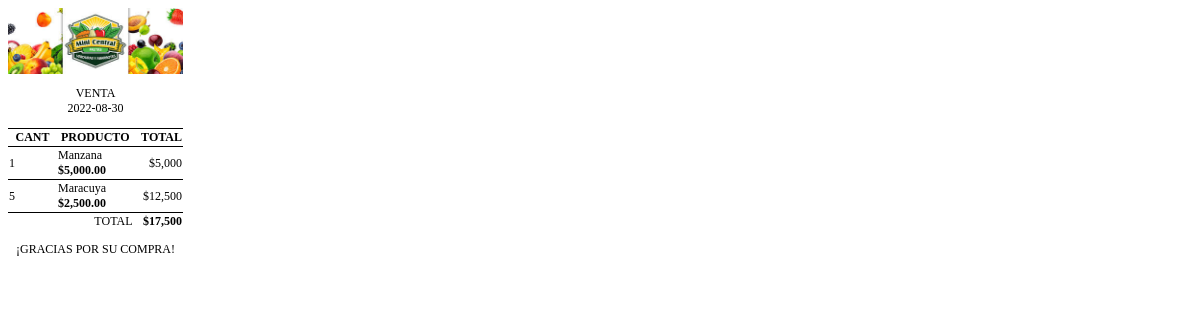
Page /venta_imprimir.php?id=6 on the committed database.
### tables this page shows
CREATE TABLE venta(
        idventa BIGINT UNSIGNED NOT NULL AUTO_INCREMENT,
        fecha date DEFAULT NULL,
        total DECIMAL(7,2),
        PRIMARY KEY(idventa)
);

CREATE TABLE producto_venta(
        id BIGINT UNSIGNED NOT NULL AUTO_INCREMENT,
        idproducto BIGINT UNSIGNED NOT NULL,
        cantidad BIGINT UNSIGNED NOT NULL,
        idventa BIGINT UNSIGNED NOT NULL,
        PRIMARY KEY(id),
        FOREIGN KEY(idproducto) REFERENCES producto(idproducto) ON DELETE CASCADE,
        FOREIGN KEY(idventa) REFERENCES venta(idventa) ON DELETE CASCADE
);

CREATE TABLE producto(
        idproducto BIGINT UNSIGNED NOT NULL AUTO_INCREMENT,
        nombreproducto VARCHAR(255) NOT NULL,
        referencia VARCHAR(255) NOT NULL,
        precio BIGINT NOT NULL,
        peso BIGINT NOT NULL,
        categoria VARCHAR(255) NOT NULL,
        stock BIGINT NOT NULL,
        fechacreacion date DEFAULT NULL,
        PRIMARY KEY(idproducto)
);

### venta_imprimir.php (the view, shortened to what this page needs)
<?php
$idventa = $_GET["id"];
include_once "conexion.php";
$sentencia = $base_de_datos->prepare("SELECT idventa, fecha, total FROM venta WHERE idventa = ?");
$sentencia->execute([$idventa]);
$venta = $sentencia->fetchObject();
$sentenciaProductos = $base_de_datos->prepare("SELECT p.nombreproducto, p.referencia,p.precio, pv.cantidad
FROM producto p
INNER JOIN
producto_venta pv
ON p.idproducto = pv.idproducto
WHERE pv.idventa = ?");
$sentenciaProductos->execute([$idventa]);
$productos = $sentenciaProductos->fetchAll();
?>
<body>
    <div class="ticket">
        <img src="./logo3.jpg" alt="Logotipo">
        <p class="centrado">VENTA
            <br><?php echo $venta->fecha; ?>
        </p>
        <table>
            <thead>
                <tr>
                    <th class="cantidad">CANT</th>
                    <th class="producto">PRODUCTO</th>
                    <th class="precio">TOTAL</th>
                </tr>
            </thead>
            <tbody>
                <?php
                $total = 0;
                foreach ($productos as $producto) {
                    $subtotal = $producto->precio * $producto->cantidad;
                    $total += $subtotal;
                ?>
                    <tr>
                        <td class="cantidad"><?php echo $producto->cantidad;  ?></td>
                        <td class="producto"><?php echo $producto->nombreproducto;  ?> <strong>$<?php echo number_format($producto->precio, 2) ?></strong></td>
                        <td class="precio">$<?php echo number_format($subtotal, 0)  ?></td>
                    </tr>
                <?php } ?>
                <tr>
                    <td colspan="2" style="text-align: right;">TOTAL</td>
                    <td class="precio">
                        <strong>$<?php echo number_format($total, 0) ?></strong>
                    </td>
                </tr>
            </tbody>
        </table>
        <p class="centrado">¡GRACIAS POR SU COMPRA!
        </p>
    </div>
</body>

### venta_imprimir.php (style rules this page uses)
* { font-size: 12px; font-family: 'Times New Roman'; }
td, th, tr, table { border-top: 1px solid black; border-collapse: collapse; }
td.producto, th.producto { width: 75px; max-width: 75px; }
td.cantidad, th.cantidad { width: 50px; max-width: 50px; word-break: break-all; }
td.precio, th.precio { width: 50px; max-width: 50px; word-break: break-all; text-align: right; }
.centrado { text-align: center; align-content: center; }
.ticket { width: 175px; max-width: 175px; }
img { max-width: inherit; width: inherit; }

### rows in the picture
venta: fecha "2022-08-30"
producto_venta: cantidad "1", idproducto.nombreproducto "Manzana", idproducto.precio "5,000.00", subtotal "5,000"
producto_venta: cantidad "5", idproducto.nombreproducto "Maracuya", idproducto.precio "2,500.00", subtotal "12,500"

### other values in the picture
$total "17,500"
